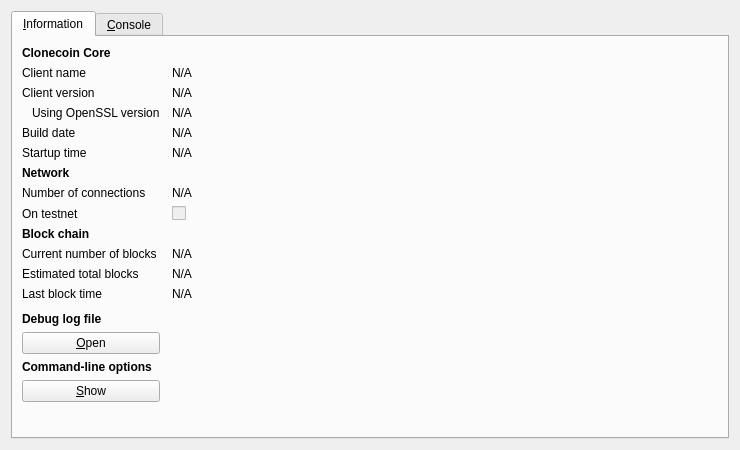
<?xml version="1.0" encoding="UTF-8"?>
<ui version="4.0">
 <class>RPCConsole</class>
 <widget class="QDialog" name="RPCConsole">
  <property name="geometry">
   <rect>
    <x>0</x>
    <y>0</y>
    <width>740</width>
    <height>450</height>
   </rect>
  </property>
  <property name="windowTitle">
   <string>Clonecoin - Debug window</string>
  </property>
  <layout class="QVBoxLayout" name="verticalLayout_2">
   <item>
    <widget class="QTabWidget" name="tabWidget">
     <property name="currentIndex">
      <number>0</number>
     </property>
     <widget class="QWidget" name="tab_info">
      <attribute name="title">
       <string>&amp;Information</string>
      </attribute>
      <layout class="QGridLayout" name="gridLayout" columnstretch="0,1">
       <property name="horizontalSpacing">
        <number>12</number>
       </property>
       <item row="0" column="0">
        <widget class="QLabel" name="label_9">
         <property name="font">
          <font>
           <weight>75</weight>
           <bold>true</bold>
          </font>
         </property>
         <property name="text">
          <string>Clonecoin Core</string>
         </property>
        </widget>
       </item>
       <item row="1" column="0">
        <widget class="QLabel" name="label_5">
         <property name="text">
          <string>Client name</string>
         </property>
        </widget>
       </item>
       <item row="1" column="1">
        <widget class="QLabel" name="clientName">
         <property name="cursor">
          <cursorShape>IBeamCursor</cursorShape>
         </property>
         <property name="text">
          <string>N/A</string>
         </property>
         <property name="textFormat">
          <enum>Qt::PlainText</enum>
         </property>
         <property name="textInteractionFlags">
          <set>Qt::LinksAccessibleByMouse|Qt::TextSelectableByKeyboard|Qt::TextSelectableByMouse</set>
         </property>
        </widget>
       </item>
       <item row="2" column="0">
        <widget class="QLabel" name="label_6">
         <property name="text">
          <string>Client version</string>
         </property>
        </widget>
       </item>
       <item row="2" column="1">
        <widget class="QLabel" name="clientVersion">
         <property name="cursor">
          <cursorShape>IBeamCursor</cursorShape>
         </property>
         <property name="text">
          <string>N/A</string>
         </property>
         <property name="textFormat">
          <enum>Qt::PlainText</enum>
         </property>
         <property name="textInteractionFlags">
          <set>Qt::LinksAccessibleByMouse|Qt::TextSelectableByKeyboard|Qt::TextSelectableByMouse</set>
         </property>
        </widget>
       </item>
       <item row="3" column="0">
        <widget class="QLabel" name="label_14">
         <property name="text">
          <string>Using OpenSSL version</string>
         </property>
         <property name="indent">
          <number>10</number>
         </property>
        </widget>
       </item>
       <item row="3" column="1">
        <widget class="QLabel" name="openSSLVersion">
         <property name="cursor">
          <cursorShape>IBeamCursor</cursorShape>
         </property>
         <property name="text">
          <string>N/A</string>
         </property>
         <property name="textFormat">
          <enum>Qt::PlainText</enum>
         </property>
         <property name="textInteractionFlags">
          <set>Qt::LinksAccessibleByMouse|Qt::TextSelectableByKeyboard|Qt::TextSelectableByMouse</set>
         </property>
        </widget>
       </item>
       <item row="4" column="0">
        <widget class="QLabel" name="label_12">
         <property name="text">
          <string>Build date</string>
         </property>
        </widget>
       </item>
       <item row="4" column="1">
        <widget class="QLabel" name="buildDate">
         <property name="cursor">
          <cursorShape>IBeamCursor</cursorShape>
         </property>
         <property name="text">
          <string>N/A</string>
         </property>
         <property name="textFormat">
          <enum>Qt::PlainText</enum>
         </property>
         <property name="textInteractionFlags">
          <set>Qt::LinksAccessibleByMouse|Qt::TextSelectableByKeyboard|Qt::TextSelectableByMouse</set>
         </property>
        </widget>
       </item>
       <item row="5" column="0">
        <widget class="QLabel" name="label_13">
         <property name="text">
          <string>Startup time</string>
         </property>
        </widget>
       </item>
       <item row="5" column="1">
        <widget class="QLabel" name="startupTime">
         <property name="cursor">
          <cursorShape>IBeamCursor</cursorShape>
         </property>
         <property name="text">
          <string>N/A</string>
         </property>
         <property name="textFormat">
          <enum>Qt::PlainText</enum>
         </property>
         <property name="textInteractionFlags">
          <set>Qt::LinksAccessibleByMouse|Qt::TextSelectableByKeyboard|Qt::TextSelectableByMouse</set>
         </property>
        </widget>
       </item>
       <item row="6" column="0">
        <widget class="QLabel" name="label_11">
         <property name="font">
          <font>
           <weight>75</weight>
           <bold>true</bold>
          </font>
         </property>
         <property name="text">
          <string>Network</string>
         </property>
        </widget>
       </item>
       <item row="7" column="0">
        <widget class="QLabel" name="label_7">
         <property name="text">
          <string>Number of connections</string>
         </property>
        </widget>
       </item>
       <item row="7" column="1">
        <widget class="QLabel" name="numberOfConnections">
         <property name="cursor">
          <cursorShape>IBeamCursor</cursorShape>
         </property>
         <property name="text">
          <string>N/A</string>
         </property>
         <property name="textFormat">
          <enum>Qt::PlainText</enum>
         </property>
         <property name="textInteractionFlags">
          <set>Qt::LinksAccessibleByMouse|Qt::TextSelectableByKeyboard|Qt::TextSelectableByMouse</set>
         </property>
        </widget>
       </item>
       <item row="8" column="0">
        <widget class="QLabel" name="label_8">
         <property name="text">
          <string>On testnet</string>
         </property>
        </widget>
       </item>
       <item row="8" column="1">
        <widget class="QCheckBox" name="isTestNet">
         <property name="enabled">
          <bool>false</bool>
         </property>
         <property name="text">
          <string/>
         </property>
        </widget>
       </item>
       <item row="9" column="0">
        <widget class="QLabel" name="label_10">
         <property name="font">
          <font>
           <weight>75</weight>
           <bold>true</bold>
          </font>
         </property>
         <property name="text">
          <string>Block chain</string>
         </property>
        </widget>
       </item>
       <item row="10" column="0">
        <widget class="QLabel" name="label_3">
         <property name="text">
          <string>Current number of blocks</string>
         </property>
        </widget>
       </item>
       <item row="10" column="1">
        <widget class="QLabel" name="numberOfBlocks">
         <property name="cursor">
          <cursorShape>IBeamCursor</cursorShape>
         </property>
         <property name="text">
          <string>N/A</string>
         </property>
         <property name="textFormat">
          <enum>Qt::PlainText</enum>
         </property>
         <property name="textInteractionFlags">
          <set>Qt::LinksAccessibleByMouse|Qt::TextSelectableByKeyboard|Qt::TextSelectableByMouse</set>
         </property>
        </widget>
       </item>
       <item row="11" column="0">
        <widget class="QLabel" name="label_4">
         <property name="text">
          <string>Estimated total blocks</string>
         </property>
        </widget>
       </item>
       <item row="11" column="1">
        <widget class="QLabel" name="totalBlocks">
         <property name="cursor">
          <cursorShape>IBeamCursor</cursorShape>
         </property>
         <property name="text">
          <string>N/A</string>
         </property>
         <property name="textFormat">
          <enum>Qt::PlainText</enum>
         </property>
         <property name="textInteractionFlags">
          <set>Qt::LinksAccessibleByMouse|Qt::TextSelectableByKeyboard|Qt::TextSelectableByMouse</set>
         </property>
        </widget>
       </item>
       <item row="12" column="0">
        <widget class="QLabel" name="label_2">
         <property name="text">
          <string>Last block time</string>
         </property>
        </widget>
       </item>
       <item row="12" column="1">
        <widget class="QLabel" name="lastBlockTime">
         <property name="cursor">
          <cursorShape>IBeamCursor</cursorShape>
         </property>
         <property name="text">
          <string>N/A</string>
         </property>
         <property name="textFormat">
          <enum>Qt::PlainText</enum>
         </property>
         <property name="textInteractionFlags">
          <set>Qt::LinksAccessibleByMouse|Qt::TextSelectableByKeyboard|Qt::TextSelectableByMouse</set>
         </property>
        </widget>
       </item>
       <item row="13" column="0">
        <spacer name="verticalSpacer_2">
         <property name="orientation">
          <enum>Qt::Vertical</enum>
         </property>
         <property name="sizeHint" stdset="0">
          <size>
           <width>20</width>
           <height>20</height>
          </size>
         </property>
        </spacer>
       </item>
       <item row="14" column="0">
        <widget class="QLabel" name="labelDebugLogfile">
         <property name="font">
          <font>
           <weight>75</weight>
           <bold>true</bold>
          </font>
         </property>
         <property name="text">
          <string>Debug log file</string>
         </property>
        </widget>
       </item>
       <item row="15" column="0">
        <widget class="QPushButton" name="openDebugLogfileButton">
         <property name="toolTip">
          <string>Open the Clonecoin debug log file from the current data directory. This can take a few seconds for large log files.</string>
         </property>
         <property name="text">
          <string>&amp;Open</string>
         </property>
         <property name="autoDefault">
          <bool>false</bool>
         </property>
        </widget>
       </item>
       <item row="16" column="0">
        <widget class="QLabel" name="labelCLOptions">
         <property name="font">
          <font>
           <weight>75</weight>
           <bold>true</bold>
          </font>
         </property>
         <property name="text">
          <string>Command-line options</string>
         </property>
        </widget>
       </item>
       <item row="17" column="0">
        <widget class="QPushButton" name="showCLOptionsButton">
         <property name="toolTip">
          <string>Show the Clonecoin-Qt help message to get a list with possible Clonecoin command-line options.</string>
         </property>
         <property name="text">
          <string>&amp;Show</string>
         </property>
         <property name="autoDefault">
          <bool>false</bool>
         </property>
        </widget>
       </item>
       <item row="18" column="0">
        <spacer name="verticalSpacer">
         <property name="orientation">
          <enum>Qt::Vertical</enum>
         </property>
         <property name="sizeHint" stdset="0">
          <size>
           <width>20</width>
           <height>40</height>
          </size>
         </property>
        </spacer>
       </item>
      </layout>
     </widget>
     <widget class="QWidget" name="tab_console">
      <attribute name="title">
       <string>&amp;Console</string>
      </attribute>
      <layout class="QVBoxLayout" name="verticalLayout_3">
       <property name="spacing">
        <number>3</number>
       </property>
       <item>
        <widget class="QTextEdit" name="messagesWidget">
         <property name="minimumSize">
          <size>
           <width>0</width>
           <height>100</height>
          </size>
         </property>
         <property name="readOnly">
          <bool>true</bool>
         </property>
         <property name="tabKeyNavigation" stdset="0">
          <bool>false</bool>
         </property>
         <property name="columnCount" stdset="0">
          <number>2</number>
         </property>
        </widget>
       </item>
       <item>
        <layout class="QHBoxLayout" name="horizontalLayout">
         <property name="spacing">
          <number>3</number>
         </property>
         <item>
          <widget class="QLabel" name="label">
           <property name="text">
            <string notr="true">&gt;</string>
           </property>
          </widget>
         </item>
         <item>
          <widget class="QLineEdit" name="lineEdit"/>
         </item>
         <item>
          <widget class="QPushButton" name="clearButton">
           <property name="maximumSize">
            <size>
             <width>24</width>
             <height>24</height>
            </size>
           </property>
           <property name="toolTip">
            <string>Clear console</string>
           </property>
           <property name="text">
            <string/>
           </property>
           <property name="icon">
            <iconset resource="../bitcoin.qrc">
             <normaloff>:/icons/remove</normaloff>:/icons/remove</iconset>
           </property>
           <property name="shortcut">
            <string notr="true">Ctrl+L</string>
           </property>
           <property name="autoDefault">
            <bool>false</bool>
           </property>
          </widget>
         </item>
        </layout>
       </item>
      </layout>
     </widget>
    </widget>
   </item>
  </layout>
 </widget>
 <resources>
  <include location="../bitcoin.qrc"/>
 </resources>
 <connections/>
</ui>
